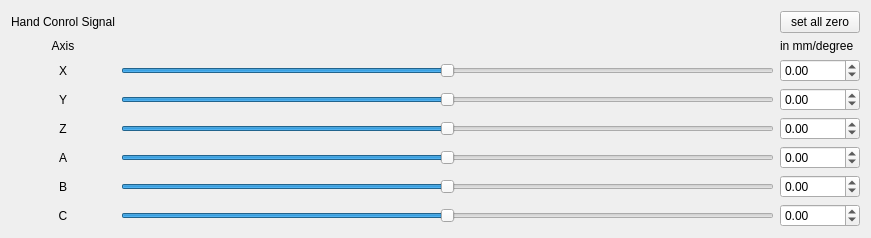
       <widget class="QWidget" name="layoutWidget">
        <property name="geometry">
         <rect>
          <x>430</x>
          <y>470</y>
          <width>871</width>
          <height>226</height>
         </rect>
        </property>
        <layout class="QGridLayout" name="gridLayout">
         <item row="6" column="2">
          <widget class="QDoubleSpinBox" name="hand_ds_b">
           <property name="readOnly">
            <bool>false</bool>
           </property>
           <property name="minimum">
            <double>-2000.000000000000000</double>
           </property>
           <property name="maximum">
            <double>2000.000000000000000</double>
           </property>
          </widget>
         </item>
         <item row="7" column="1">
          <widget class="QSlider" name="hslider_c">
           <property name="cursor">
            <cursorShape>ArrowCursor</cursorShape>
           </property>
           <property name="minimum">
            <number>-18</number>
           </property>
           <property name="maximum">
            <number>18</number>
           </property>
           <property name="orientation">
            <enum>Qt::Horizontal</enum>
           </property>
          </widget>
         </item>
         <item row="7" column="2">
          <widget class="QDoubleSpinBox" name="hand_ds_c">
           <property name="readOnly">
            <bool>false</bool>
           </property>
           <property name="minimum">
            <double>-2000.000000000000000</double>
           </property>
           <property name="maximum">
            <double>2000.000000000000000</double>
           </property>
          </widget>
         </item>
         <item row="6" column="1">
          <widget class="QSlider" name="hslider_b">
           <property name="cursor">
            <cursorShape>ArrowCursor</cursorShape>
           </property>
           <property name="minimum">
            <number>-18</number>
           </property>
           <property name="maximum">
            <number>18</number>
           </property>
           <property name="orientation">
            <enum>Qt::Horizontal</enum>
           </property>
          </widget>
         </item>
         <item row="1" column="2">
          <widget class="QLabel" name="label_39">
           <property name="text">
            <string>in mm/degree</string>
           </property>
          </widget>
         </item>
         <item row="1" column="0">
          <widget class="QLabel" name="label_23">
           <property name="text">
            <string>Axis</string>
           </property>
           <property name="alignment">
            <set>Qt::AlignCenter</set>
           </property>
          </widget>
         </item>
         <item row="0" column="0">
          <widget class="QLabel" name="label_38">
           <property name="text">
            <string>Hand Conrol Signal</string>
           </property>
          </widget>
         </item>
         <item row="3" column="2">
          <widget class="QDoubleSpinBox" name="hand_ds_y">
           <property name="readOnly">
            <bool>false</bool>
           </property>
           <property name="minimum">
            <double>-2000.000000000000000</double>
           </property>
           <property name="maximum">
            <double>2000.000000000000000</double>
           </property>
          </widget>
         </item>
         <item row="3" column="1">
          <widget class="QSlider" name="hslider_y">
           <property name="cursor">
            <cursorShape>ArrowCursor</cursorShape>
           </property>
           <property name="minimum">
            <number>-300</number>
           </property>
           <property name="maximum">
            <number>300</number>
           </property>
           <property name="orientation">
            <enum>Qt::Horizontal</enum>
           </property>
          </widget>
         </item>
         <item row="4" column="1">
          <widget class="QSlider" name="hslider_z">
           <property name="cursor">
            <cursorShape>ArrowCursor</cursorShape>
           </property>
           <property name="minimum">
            <number>-300</number>
           </property>
           <property name="maximum">
            <number>300</number>
           </property>
           <property name="orientation">
            <enum>Qt::Horizontal</enum>
           </property>
          </widget>
         </item>
         <item row="2" column="2">
          <widget class="QDoubleSpinBox" name="hand_ds_x">
           <property name="readOnly">
            <bool>false</bool>
           </property>
           <property name="minimum">
            <double>-2000.000000000000000</double>
           </property>
           <property name="maximum">
            <double>2000.000000000000000</double>
           </property>
          </widget>
         </item>
         <item row="5" column="1">
          <widget class="QSlider" name="hslider_a">
           <property name="cursor">
            <cursorShape>ArrowCursor</cursorShape>
           </property>
           <property name="minimum">
            <number>-18</number>
           </property>
           <property name="maximum">
            <number>18</number>
           </property>
           <property name="orientation">
            <enum>Qt::Horizontal</enum>
           </property>
          </widget>
         </item>
         <item row="4" column="2">
          <widget class="QDoubleSpinBox" name="hand_ds_z">
           <property name="readOnly">
            <bool>false</bool>
           </property>
           <property name="minimum">
            <double>-2000.000000000000000</double>
           </property>
           <property name="maximum">
            <double>2000.000000000000000</double>
           </property>
          </widget>
         </item>
         <item row="5" column="2">
          <widget class="QDoubleSpinBox" name="hand_ds_a">
           <property name="readOnly">
            <bool>false</bool>
           </property>
           <property name="minimum">
            <double>-2000.000000000000000</double>
           </property>
           <property name="maximum">
            <double>2000.000000000000000</double>
           </property>
          </widget>
         </item>
         <item row="2" column="1">
          <widget class="QSlider" name="hslider_x">
           <property name="enabled">
            <bool>true</bool>
           </property>
           <property name="cursor">
            <cursorShape>ArrowCursor</cursorShape>
           </property>
           <property name="minimum">
            <number>-300</number>
           </property>
           <property name="maximum">
            <number>300</number>
           </property>
           <property name="orientation">
            <enum>Qt::Horizontal</enum>
           </property>
          </widget>
         </item>
         <item row="0" column="2">
          <widget class="QPushButton" name="pb_set_hand_zero">
           <property name="text">
            <string>set all zero</string>
           </property>
          </widget>
         </item>
         <item row="2" column="0">
          <widget class="QLabel" name="label_104">
           <property name="text">
            <string>X</string>
           </property>
           <property name="alignment">
            <set>Qt::AlignCenter</set>
           </property>
          </widget>
         </item>
         <item row="3" column="0">
          <widget class="QLabel" name="label_105">
           <property name="text">
            <string>Y</string>
           </property>
           <property name="alignment">
            <set>Qt::AlignCenter</set>
           </property>
          </widget>
         </item>
         <item row="5" column="0">
          <widget class="QLabel" name="label_107">
           <property name="text">
            <string>A</string>
           </property>
           <property name="alignment">
            <set>Qt::AlignCenter</set>
           </property>
          </widget>
         </item>
         <item row="6" column="0">
          <widget class="QLabel" name="label_108">
           <property name="text">
            <string>B</string>
           </property>
           <property name="alignment">
            <set>Qt::AlignCenter</set>
           </property>
          </widget>
         </item>
         <item row="7" column="0">
          <widget class="QLabel" name="label_109">
           <property name="text">
            <string>C</string>
           </property>
           <property name="alignment">
            <set>Qt::AlignCenter</set>
           </property>
          </widget>
         </item>
         <item row="4" column="0">
          <widget class="QLabel" name="label_106">
           <property name="text">
            <string>Z</string>
           </property>
           <property name="alignment">
            <set>Qt::AlignCenter</set>
           </property>
          </widget>
         </item>
        </layout>
       </widget>
